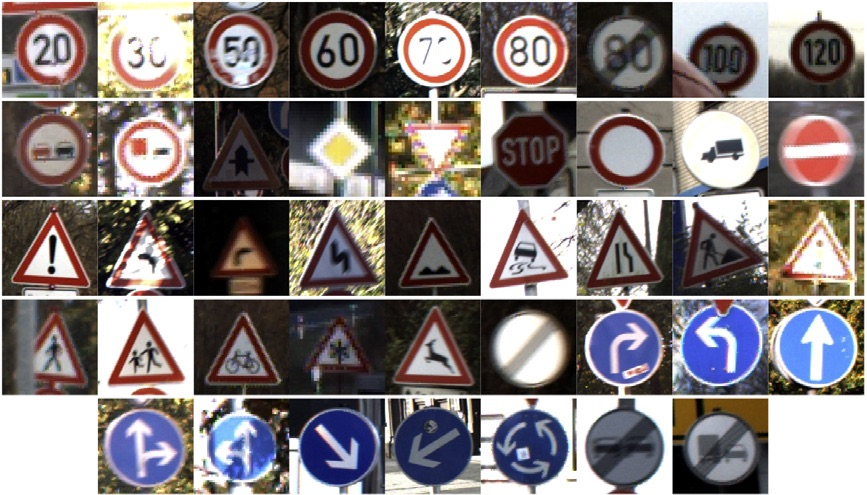
#> input picture classes.jpg, 867 x 495 px
$ jupyter execute filters.ipynb
#> lines starting #> are read from the running program, lines starting #| are printed output that depends on the picture
[cell 1]
import sys
import cv2 as cv
def main(argv):
    # [variables]
    # Declare the variables we are going to use
    ddepth = cv.CV_16S
    kernel_size = 3
    window_name = "Laplace Demo"
    # [variables]
    # [load]
    src = cv.imread('classes.jpg') # Load an image
#> src is the input picture: shape (495, 867, 3); mean B, G, R 121, 121.2, 129.2
    # Check if image is loaded fine
    if src is None:
        print ('Error opening image')
        print ('Program Arguments: [image_name -- default lena.jpg]')
        return -1
    # [load]
    # [reduce_noise]
    # Remove noise by blurring with a Gaussian filter
    src = cv.GaussianBlur(src, (3, 3), 0)
    # [reduce_noise]
    # [convert_to_gray]
    # Convert the image to grayscale
    src_gray = cv.cvtColor(src, cv.COLOR_BGR2GRAY)
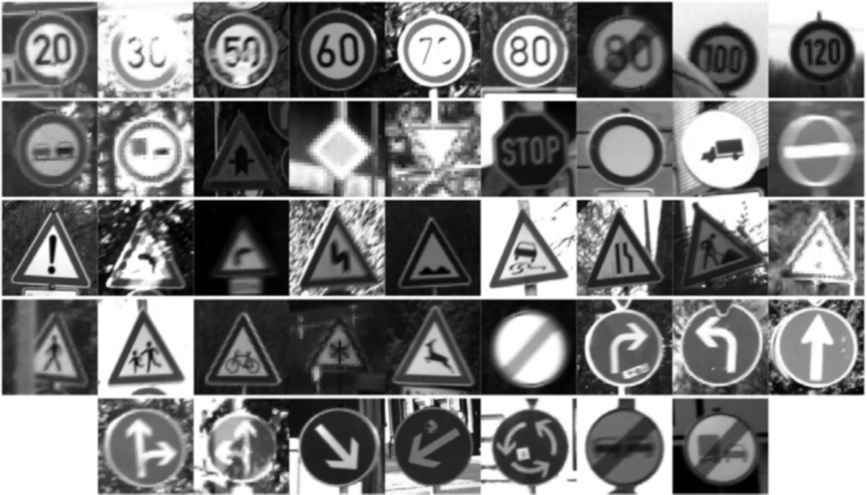
#> src_gray: shape (495, 867); min 0, max 255, mean 123.5
    # [convert_to_gray]
    # Create Window
    cv.namedWindow(window_name, cv.WINDOW_AUTOSIZE)
    # [laplacian]
    # Apply Laplace function
    dst = cv.Laplacian(src_gray, ddepth, ksize=kernel_size)
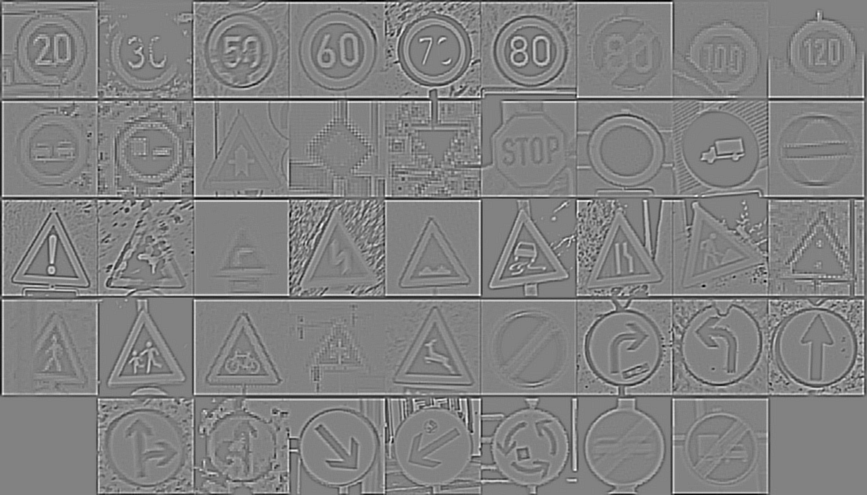
#> dst: shape (495, 867) int16; min -464, max 444, mean -0.5; drawn with min black and max white
    # [laplacian]
    # [convert]
    # converting back to uint8
    abs_dst = cv.convertScaleAbs(dst)
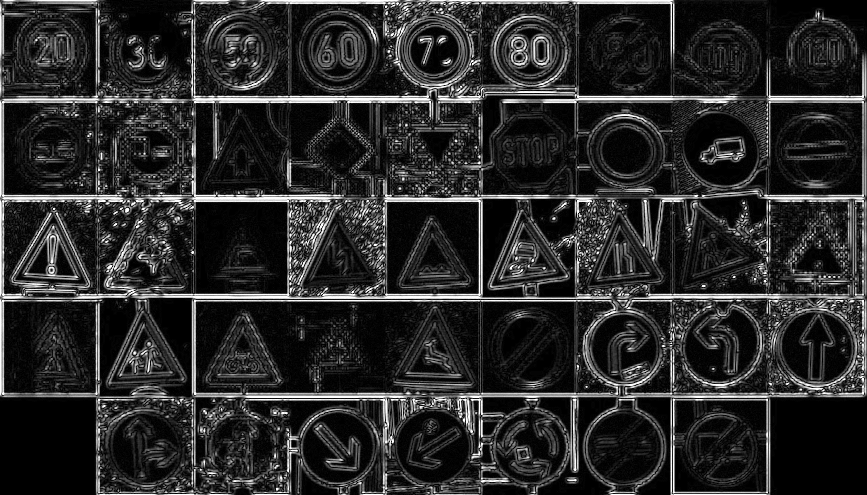
#> abs_dst: shape (495, 867); min 0, max 255, mean 42.8
    # [convert]
    # [display]
    cv.imshow(window_name, abs_dst)
    cv.waitKey(0)
    # [display]
    return 0
if __name__ == "__main__":
    main(sys.argv[1:])
